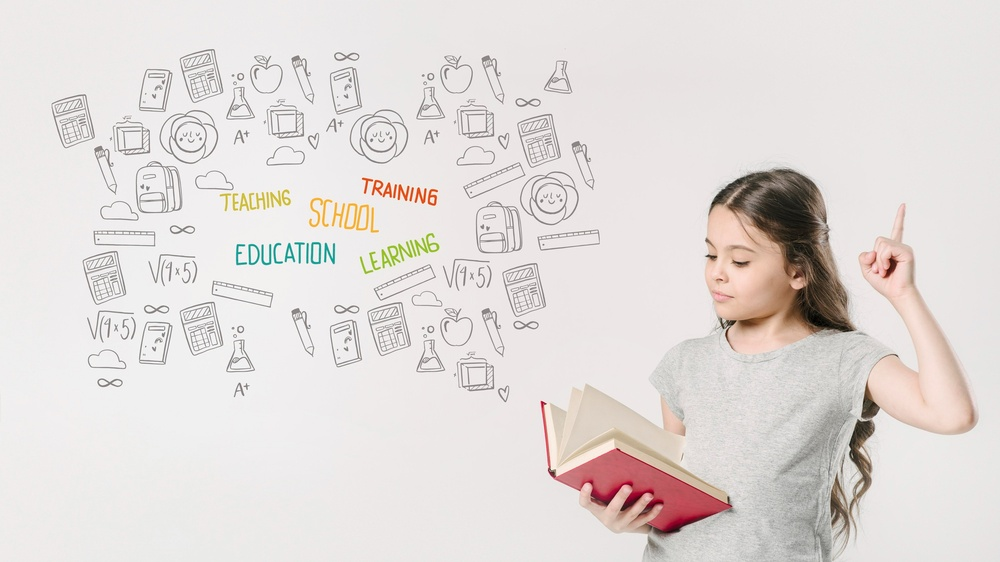
#> input picture DisplayImageProperties/ImageGrayScale/wallpaper.jpg, 1000 x 562 px, shrunk from 2000 x 1125 before the run, found by its file name
$ python imgGrayScale.py
#> lines starting #> are read from the running program, lines starting #| are printed output that depends on the picture
import cv2

img = cv2.imread("E:\Digital Image Processing\ImageGrayScale\wallpaper.jpg", 0)
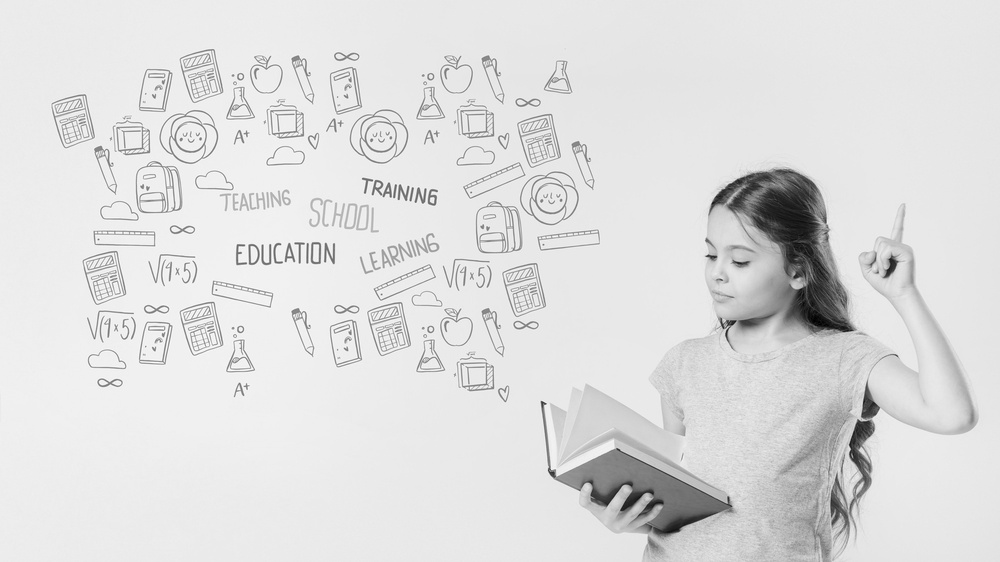
#> img: shape (562, 1000); min 0, max 255, mean 221.8

outpath = "E:\Digital Image Processing\ImageGrayScale\wallpaper1.jpg"

cv2.imshow('Lena', img)
cv2.imwrite(outpath, img)
cv2.waitKey(0)
cv2.destroyAllWindows()
